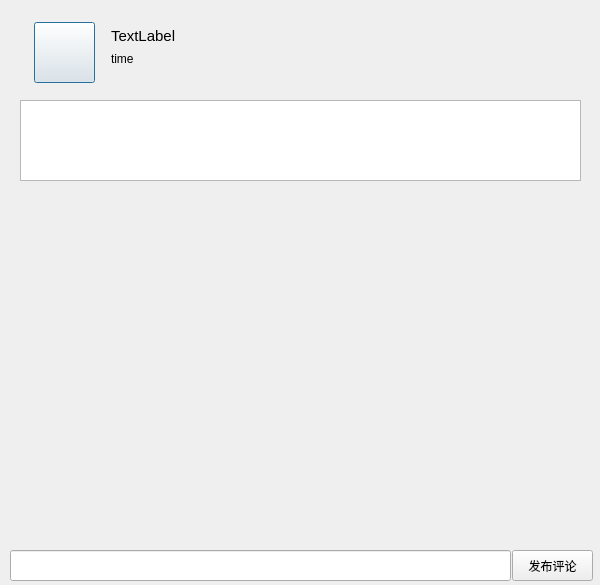
<?xml version="1.0" encoding="UTF-8"?>
<ui version="4.0">
 <class>commentDialog</class>
 <widget class="QDialog" name="commentDialog">
  <property name="geometry">
   <rect>
    <x>0</x>
    <y>0</y>
    <width>600</width>
    <height>585</height>
   </rect>
  </property>
  <property name="minimumSize">
   <size>
    <width>600</width>
    <height>585</height>
   </size>
  </property>
  <property name="maximumSize">
   <size>
    <width>600</width>
    <height>585</height>
   </size>
  </property>
  <property name="windowTitle">
   <string>Dialog</string>
  </property>
  <widget class="QWidget" name="widget_2" native="true">
   <property name="geometry">
    <rect>
     <x>11</x>
     <y>11</y>
     <width>492</width>
     <height>81</height>
    </rect>
   </property>
   <property name="minimumSize">
    <size>
     <width>492</width>
     <height>81</height>
    </size>
   </property>
   <property name="maximumSize">
    <size>
     <width>492</width>
     <height>81</height>
    </size>
   </property>
   <widget class="QPushButton" name="pb_icon">
    <property name="geometry">
     <rect>
      <x>23</x>
      <y>11</y>
      <width>61</width>
      <height>61</height>
     </rect>
    </property>
    <property name="text">
     <string/>
    </property>
   </widget>
   <widget class="QLabel" name="lb_name">
    <property name="geometry">
     <rect>
      <x>100</x>
      <y>10</y>
      <width>291</width>
      <height>31</height>
     </rect>
    </property>
    <property name="text">
     <string>&lt;html&gt;&lt;head/&gt;&lt;body&gt;&lt;p&gt;&lt;span style=&quot; font-size:11pt;&quot;&gt;TextLabel&lt;/span&gt;&lt;/p&gt;&lt;/body&gt;&lt;/html&gt;</string>
    </property>
   </widget>
   <widget class="QLabel" name="lb_time">
    <property name="geometry">
     <rect>
      <x>100</x>
      <y>40</y>
      <width>301</width>
      <height>16</height>
     </rect>
    </property>
    <property name="text">
     <string>time</string>
    </property>
   </widget>
  </widget>
  <widget class="QScrollArea" name="scrollArea_3">
   <property name="geometry">
    <rect>
     <x>11</x>
     <y>191</y>
     <width>578</width>
     <height>351</height>
    </rect>
   </property>
   <property name="frameShape">
    <enum>QFrame::NoFrame</enum>
   </property>
   <property name="widgetResizable">
    <bool>true</bool>
   </property>
   <widget class="QWidget" name="scrollAreaWidgetContents_3">
    <property name="geometry">
     <rect>
      <x>0</x>
      <y>0</y>
      <width>578</width>
      <height>351</height>
     </rect>
    </property>
    <layout class="QVBoxLayout" name="verticalLayout_3">
     <property name="leftMargin">
      <number>0</number>
     </property>
     <property name="topMargin">
      <number>3</number>
     </property>
     <property name="rightMargin">
      <number>0</number>
     </property>
     <property name="bottomMargin">
      <number>3</number>
     </property>
     <item>
      <widget class="QWidget" name="wdg_2_list_2" native="true">
       <property name="maximumSize">
        <size>
         <width>16777215</width>
         <height>16777215</height>
        </size>
       </property>
      </widget>
     </item>
     <item>
      <spacer name="verticalSpacer_3">
       <property name="orientation">
        <enum>Qt::Vertical</enum>
       </property>
       <property name="sizeHint" stdset="0">
        <size>
         <width>0</width>
         <height>0</height>
        </size>
       </property>
      </spacer>
     </item>
    </layout>
   </widget>
  </widget>
  <widget class="QLineEdit" name="le_input">
   <property name="geometry">
    <rect>
     <x>10</x>
     <y>550</y>
     <width>501</width>
     <height>31</height>
    </rect>
   </property>
  </widget>
  <widget class="QPushButton" name="pb_sendComment">
   <property name="geometry">
    <rect>
     <x>512</x>
     <y>550</y>
     <width>81</width>
     <height>31</height>
    </rect>
   </property>
   <property name="text">
    <string>发布评论</string>
   </property>
  </widget>
  <widget class="QTextBrowser" name="lb_content">
   <property name="geometry">
    <rect>
     <x>20</x>
     <y>100</y>
     <width>561</width>
     <height>81</height>
    </rect>
   </property>
   <property name="html">
    <string>&lt;!DOCTYPE HTML PUBLIC &quot;-//W3C//DTD HTML 4.0//EN&quot; &quot;http://www.w3.org/TR/REC-html40/strict.dtd&quot;&gt;
&lt;html&gt;&lt;head&gt;&lt;meta name=&quot;qrichtext&quot; content=&quot;1&quot; /&gt;&lt;style type=&quot;text/css&quot;&gt;
p, li { white-space: pre-wrap; }
&lt;/style&gt;&lt;/head&gt;&lt;body style=&quot; font-family:'SimSun'; font-size:9pt; font-weight:400; font-style:normal;&quot;&gt;
&lt;p style=&quot;-qt-paragraph-type:empty; margin-top:0px; margin-bottom:0px; margin-left:0px; margin-right:0px; -qt-block-indent:0; text-indent:0px;&quot;&gt;&lt;br /&gt;&lt;/p&gt;&lt;/body&gt;&lt;/html&gt;</string>
   </property>
  </widget>
 </widget>
 <resources/>
 <connections/>
</ui>
